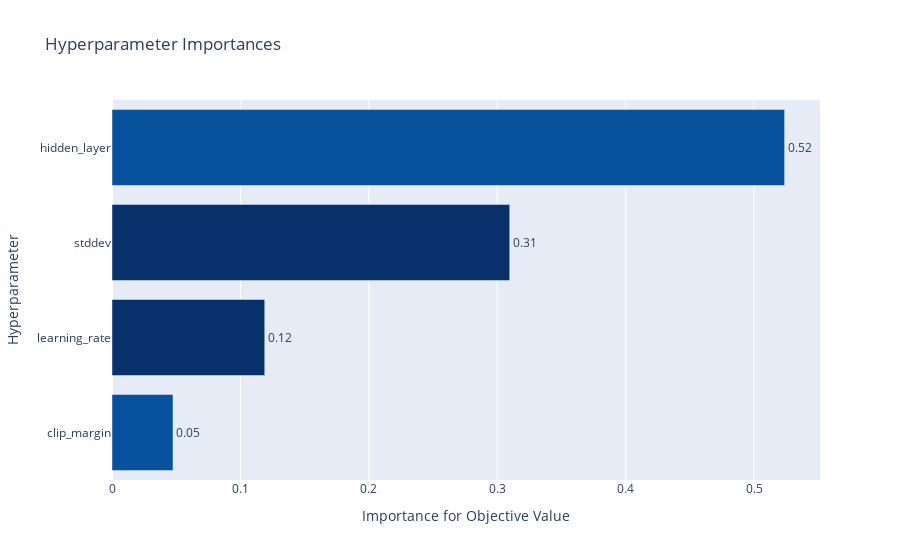

Here is the notebook cell this chart was saved with:
### Code cell
optuna.visualization.plot_param_importances(study_1)

### Figure 1 — Plotly figure (JSON) as saved in the notebook; plotly's stock layout.template omitted (floating-point values rounded to 4 significant figures)
{"data": [{"cliponaxis": false, "hovertemplate": ["clip_margin (IntUniformDistribution): 0.04751511331405367<extra></extra>", "learning_rate (UniformDistribution): 0.1189467887034442<extra></extra>", "stddev (UniformDistribution): 0.30973946449391426<extra></extra>", "hidden_layer (IntUniformDistribution): 0.5237986334885879<extra></extra>"], "marker": {"color": ["rgb(8,81,156)", "rgb(8,48,107)", "rgb(8,48,107)", "rgb(8,81,156)"]}, "orientation": "h", "text": ["0.04751511331405367", "0.1189467887034442", "0.30973946449391426", "0.5237986334885879"], "textposition": "outside", "texttemplate": "%{text:.2f}", "type": "bar", "x": [0.04752, 0.1189, 0.3097, 0.5238], "y": ["clip_margin", "learning_rate", "stddev", "hidden_layer"]}], "layout": {"showlegend": false, "title": {"text": "Hyperparameter Importances"}, "xaxis": {"title": {"text": "Importance for Objective Value"}}, "yaxis": {"title": {"text": "Hyperparameter"}}}}
